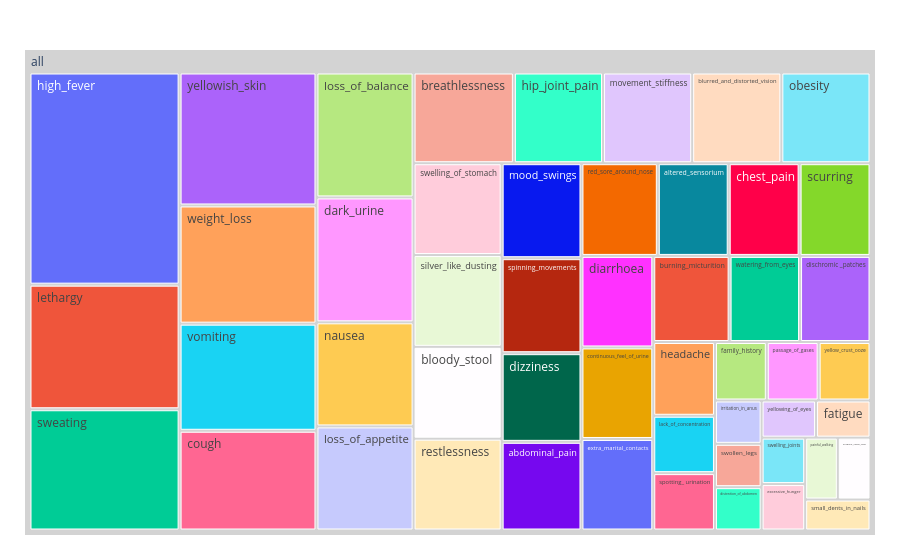

The code cell stored with this chart in its notebook:
### Code cell
# Most Frequent Symptom_4
df_mfs4 = pd.DataFrame(most_frequent_symptom4)
df_mfs4 = df_mfs4.reset_index()

fig = px.treemap(df_mfs4, path=[px.Constant("all"), 'Symptom_4'], values= 'count')

fig.update_traces(root_color="lightgray")
fig.update_layout(margin = dict(t=50, l=25, r=25, b=25))
fig.show()

### Figure 1 — Plotly figure (JSON) as saved in the notebook; plotly's stock layout.template omitted (floating-point values rounded to 4 significant figures)
{"data": [{"branchvalues": "total", "domain": {"x": [0, 1], "y": [0, 1]}, "hovertemplate": "labels=%{label}<br>count=%{value}<br>parent=%{parent}<br>id=%{id}<extra></extra>", "ids": ["all/ high_fever", "all/ lethargy", "all/ sweating", "all/ yellowish_skin", "all/ weight_loss", "all/ vomiting", "all/ cough", "all/ loss_of_balance", "all/ dark_urine", "all/ nausea", "all/ loss_of_appetite", "all/ breathlessness", "all/ hip_joint_pain", "all/ movement_stiffness", "all/ blurred_and_distorted_vision", "all/ obesity", "all/ swelling_of_stomach", "all/ silver_like_dusting", "all/ bloody_stool", "all/ restlessness", "all/ mood_swings", "all/ spinning_movements", "all/ dizziness", "all/ abdominal_pain", "all/ red_sore_around_nose", "all/ altered_sensorium", "all/ chest_pain", "all/ scurring", "all/ diarrhoea", "all/ continuous_feel_of_urine", "all/ extra_marital_contacts", "all/ burning_micturition", "all/ watering_from_eyes", "all/ dischromic _patches", "all/ headache", "all/ lack_of_concentration", "all/ spotting_ urination", "all/ family_history", "all/ passage_of_gases", "all/ yellow_crust_ooze", "all/ irritation_in_anus", "all/ swollen_legs", "all/ distention_of_abdomen", "all/ yellowing_of_eyes", "all/ fatigue", "all/ swelling_joints", "all/ excessive_hunger", "all/ painful_walking", "all/ irregular_sugar_level", "all/ small_dents_in_nails", "all"], "labels": [" high_fever", " lethargy", " sweating", " yellowish_skin", " weight_loss", " vomiting", " cough", " loss_of_balance", " dark_urine", " nausea", " loss_of_appetite", " breathlessness", " hip_joint_pain", " movement_stiffness", " blurred_and_distorted_vision", " obesity", " swelling_of_stomach", " silver_like_dusting", " bloody_stool", " restlessness", " mood_swings", " spinning_movements", " dizziness", " abdominal_pain", " red_sore_around_nose", " altered_sensorium", " chest_pain", " scurring", " diarrhoea", " continuous_feel_of_urine", " extra_marital_contacts", " burning_micturition", " watering_from_eyes", " dischromic _patches", " headache", " lack_of_concentration", " spotting_ urination", " family_history", " passage_of_gases", " yellow_crust_ooze", " irritation_in_anus", " swollen_legs", " distention_of_abdomen", " yellowing_of_eyes", " fatigue", " swelling_joints", " excessive_hunger", " painful_walking", " irregular_sugar_level", " small_dents_in_nails", "all"], "name": "", "parents": ["all", "all", "all", "all", "all", "all", "all", "all", "all", "all", "all", "all", "all", "all", "all", "all", "all", "all", "all", "all", "all", "all", "all", "all", "all", "all", "all", "all", "all", "all", "all", "all", "all", "all", "all", "all", "all", "all", "all", "all", "all", "all", "all", "all", "all", "all", "all", "all", "all", "all", ""], "root": {"color": "lightgray"}, "type": "treemap", "values": [378.0, 222.0, 216.0, 216.0, 192.0, 174.0, 162.0, 144.0, 144.0, 120.0, 120.0, 108.0, 96.0, 96.0, 96.0, 96.0, 96.0, 96.0, 96.0, 96.0, 90.0, 90.0, 84.0, 84.0, 84.0, 78.0, 78.0, 78.0, 78.0, 78.0, 78.0, 78.0, 72.0, 72.0, 54.0, 42.0, 42.0, 36.0, 36.0, 36.0, 24.0, 24.0, 24.0, 24.0, 24.0, 24.0, 24.0, 24.0, 24.0, 24.0, 4572.0]}], "layout": {"legend": {"tracegroupgap": 0}, "margin": {"b": 25, "l": 25, "r": 25, "t": 50}}}
